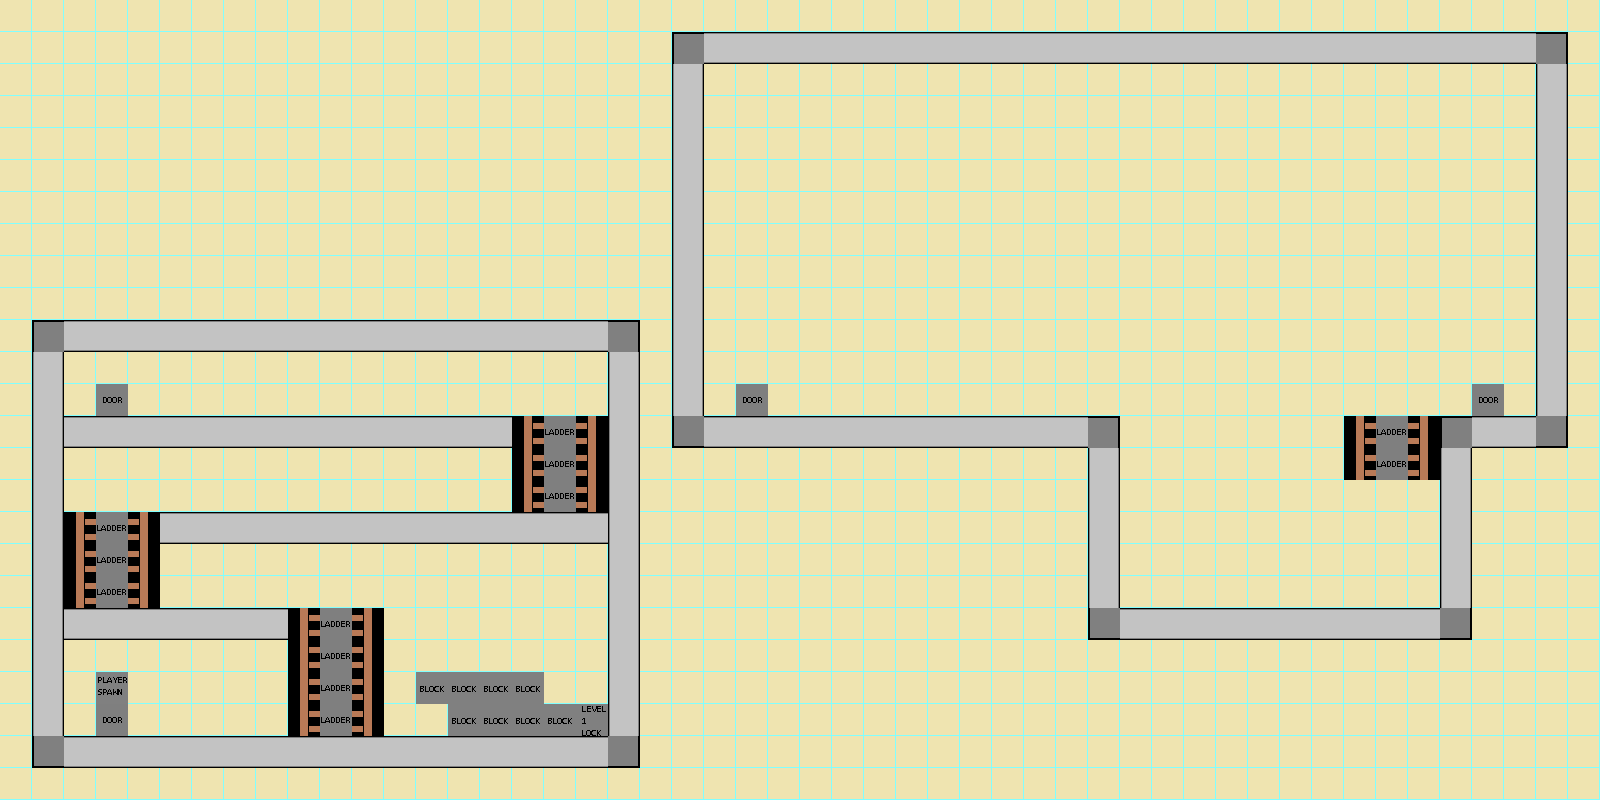

A level layout from a 2D game, rendered from its tile map. Below: a short description, then the map file with tile-grid data replaced by summaries:
An orthogonal 50x25 tile map with 32x32 px tiles, 2 tile layers (Tile Layer 1, Tile Layer 2).

<map version="1.0" orientation="orthogonal" width="50" height="25" tilewidth="32" tileheight="32">
 <tileset firstgid="1" source="tiles.tsx" />
 <layer name="Tile Layer 1" width="50" height="25">
  <data>[1250 cells, 1250 non-empty, 12 distinct tile ids]</data>
 </layer>
 <layer name="Tile Layer 2" width="50" height="25">
  <data>[1250 cells, 30 non-empty, 7 distinct tile ids]</data>
 </layer>
</map>
